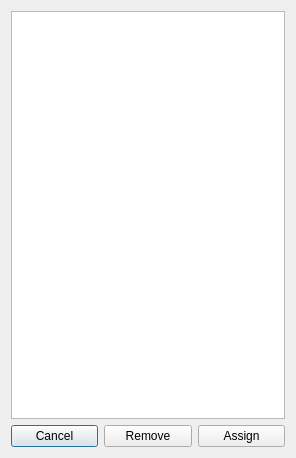
<?xml version="1.0" encoding="UTF-8"?>
<ui version="4.0">
 <class>SdDLayerList</class>
 <widget class="QDialog" name="SdDLayerList">
  <property name="geometry">
   <rect>
    <x>0</x>
    <y>0</y>
    <width>296</width>
    <height>458</height>
   </rect>
  </property>
  <property name="windowTitle">
   <string>Select layer pair</string>
  </property>
  <layout class="QVBoxLayout" name="verticalLayout">
   <item>
    <widget class="QListWidget" name="mList"/>
   </item>
   <item>
    <layout class="QHBoxLayout" name="horizontalLayout">
     <item>
      <widget class="QPushButton" name="mCancel">
       <property name="text">
        <string>Cancel</string>
       </property>
      </widget>
     </item>
     <item>
      <widget class="QPushButton" name="mRemove">
       <property name="text">
        <string>Remove</string>
       </property>
      </widget>
     </item>
     <item>
      <widget class="QPushButton" name="mAssign">
       <property name="text">
        <string>Assign</string>
       </property>
      </widget>
     </item>
    </layout>
   </item>
  </layout>
 </widget>
 <resources/>
 <connections/>
</ui>
